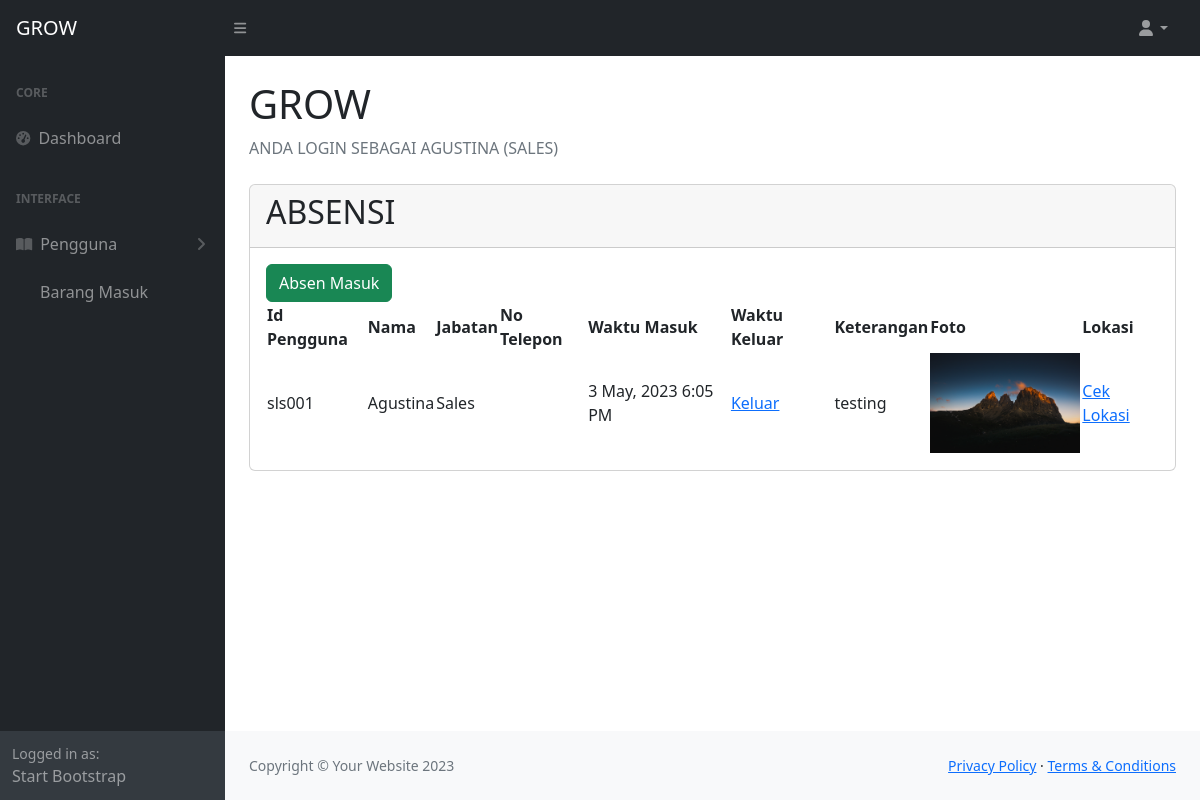
/absensi.php (signed in), run on the app's committed database.
### tables this page shows
CREATE TABLE `absensi` (
  `kd_absensi` int(11) NOT NULL,
  `kd_karyawan` char(11) NOT NULL,
  `keterangan` varchar(255) DEFAULT NULL,
  `waktu_masuk` datetime NOT NULL DEFAULT current_timestamp(),
  `waktu_keluar` datetime DEFAULT NULL,
  `foto` varchar(255) NOT NULL,
  `latitude` varchar(50) NOT NULL,
  `longitude` varchar(50) NOT NULL
);

### config/allFunctions.php (called while the page is built, shortened)
<?php
$koneksi = mysqli_connect("localhost", "root", "", "toko_rokok2");
function getAbsensi($id)
{
  global $koneksi;
  $query = "SELECT * FROM absensi WHERE kd_karyawan = '$id';";
  $results = mysqli_query($koneksi, $query);
  $rows = [];
  while ($row = mysqli_fetch_assoc($results)) {
    $rows[] = $row;
  }
  return $rows;
}

### absensi.php (the view, shortened to what this page needs)
<?php
require './config/allFunctions.php';
?>
<!DOCTYPE html>
<html lang="en">
<head>
    <link href="https://cdn.jsdelivr.net/npm/simple-datatables@7.1.2/dist/style.min.css" rel="stylesheet" />
    <link href="css/styles.css" rel="stylesheet" />
</head>
<body class="sb-nav-fixed">
    <nav class="sb-topnav navbar navbar-expand navbar-dark bg-dark">
        <a class="navbar-brand ps-3" href="index.php">GROW</a>
        <button class="btn btn-link btn-sm order-1 order-lg-0 me-4 me-lg-0" id="sidebarToggle" href="#!"><i class="fas fa-bars"></i></button>
        <ul class="navbar-nav ms-auto ms-md-0 me-3 me-lg-4">
            <li class="nav-item dropdown">
                <a class="nav-link dropdown-toggle" id="navbarDropdown" href="#" role="button" data-bs-toggle="dropdown" aria-expanded="false"><i class="fas fa-user fa-fw"></i></a>
            </li>
        </ul>
    </nav>
    <div id="layoutSidenav">
        <div id="layoutSidenav_nav">
            <nav class="sb-sidenav accordion sb-sidenav-dark" id="sidenavAccordion">
                <div class="sb-sidenav-menu">
                    <div class="nav">
                        <div class="sb-sidenav-menu-heading">Core</div>
                        <a class="nav-link" href="index.php">
                            <div class="sb-nav-link-icon"><i class="fas fa-tachometer-alt"></i></div>
                            Dashboard
                        </a>
                        <div class="sb-sidenav-menu-heading">Interface</div>
                        <a class="nav-link collapsed" href="#" data-bs-toggle="collapse" data-bs-target="#collapsePages" aria-expanded="false" aria-controls="collapsePages">
                            <div class="sb-nav-link-icon"><i class="fas fa-book-open"></i></div>
                            Pengguna
                            <div class="sb-sidenav-collapse-arrow"><i class="fas fa-angle-down"></i></div>
                        </a>
                        <nav class="sb-sidenav-menu-nested nav accordion" id="sidenavAccordionPages">
                            <a class="nav-link" href="login.php">Barang Masuk</a>
                        </nav>
                    </div>
                </div>
                <div class="sb-sidenav-footer">
                    <div class="small">Logged in as:</div>
                    Start Bootstrap
                </div>
            </nav>
        </div>
        <div id="layoutSidenav_content">
            <main>
                <div class="container-fluid px-4">
                    <h1 class="mt-4">GROW</h1>
                    <ol class="breadcrumb mb-4">
                        <li class="breadcrumb-item active">ANDA LOGIN SEBAGAI <?php echo strtoupper($_SESSION['nama_karyawan']); ?> (<?php echo strtoupper($_SESSION['level']); ?>)</li>
                    </ol>
                    <div class="card mb-4">
                        <div class="card-header">
                            <h2>ABSENSI</h2>
                        </div>
                        <div class="card-body">
                            <div>
                                <button type="button" class="btn btn-success" data-bs-toggle="modal" data-bs-target="#absenMasuk">
                                    Absen Masuk
                                </button>
                            </div>
                            <table id="datatablesSimple">
                                <thead>
                                    <tr>
                                        <th>Id Pengguna</th>
                                        <th>Nama</th>
                                        <th>Jabatan</th>
                                        <th>No Telepon</th>
                                        <th>Waktu Masuk</th>
                                        <th>Waktu Keluar</th>
                                        <th>Keterangan</th>
                                        <th>Foto</th>
                                        <th>Lokasi</th>
                                    </tr>
                                </thead>
                                <tbody>
                                    <?php $absens = getAbsensi($_SESSION['id']);
                                    foreach ($absens as $absen) :
                                    ?>
                                        <tr>
                                            <td><?= $absen['kd_karyawan'] ?></td>
                                            <td><?= $_SESSION['nama_karyawan'] ?></td>
                                            <td><?= ucwords($_SESSION['level']) ?></td>
                                            <td><?= $_SESSION['no_telp'] ?></td>
                                            <?php
                                                $datetimeMasuk = new DateTime($absen['waktu_masuk']);
                                                $formatedDatetimeMasuk = $datetimeMasuk->format('j M, Y g:i A');
                                                $datetimeKeluar = new DateTime($absen['waktu_keluar']);
                                                $formatedDatetimeKeluar = $datetimeKeluar->format('j M, Y g:i A');
                                            ?>
                                            <td><?= $formatedDatetimeMasuk ?></td>
                                            <td>
                                                <?php if($absen['waktu_keluar'] == '') : ?>
                                                        <a href="absen_keluar.php?kd_absensi=<?= $absen['kd_absensi'] ?>">Keluar</a>
                                                <?php else : ?>
                                                    <?= $formatedDatetimeKeluar ?>
                                                <?php endif; ?>
                                            </td>
                                            <td><?= $absen['keterangan'] ?></td>
                                            <td>
                                                <img width="150" src="./assets/absensi/<?= $absen['foto'] ?>" />
                                            </td>
                                            <td><a href="http://maps.google.com/maps?q=<?= $absen['latitude'] ?>,<?= $absen['longitude'] ?>" target="_blank">Cek Lokasi</a></td>
                                        </tr>
                                    <?php endforeach; ?>
                                </tbody>
                            </table>
                        </div>
                    </div>
                </div>
            </main>
            <footer class="py-4 bg-light mt-auto">
                <div class="container-fluid px-4">
                    <div class="d-flex align-items-center justify-content-between small">
                        <div class="text-muted">Copyright &copy; Your Website 2023</div>
                        <div>
                            <a href="#">Privacy Policy</a>
                            &middot;
                            <a href="#">Terms &amp; Conditions</a>
                        </div>
                    </div>
                </div>
            </footer>
        </div>
    </div>
</body>
</html>

### data on the page
absensi: kd_karyawan "sls001", waktu_masuk "3 May, 2023 6:05 PM", keterangan "testing", foto (picture)

### other printed values
$_SESSION['nama_karyawan'] "AGUSTINA"
$_SESSION['level'] "SALES"
